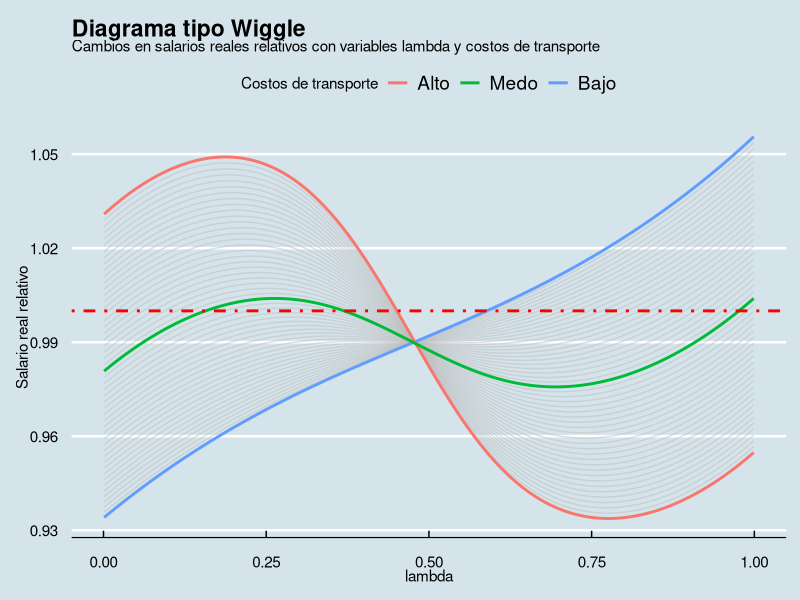
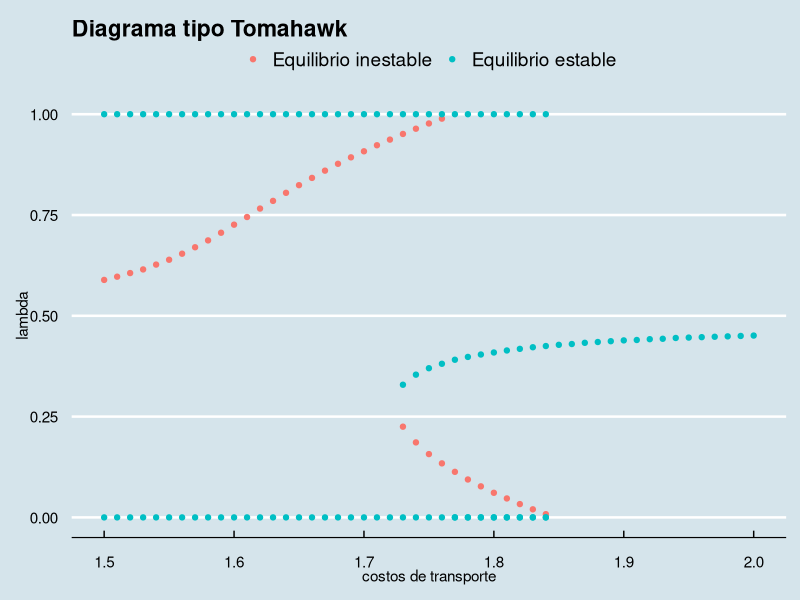

Recreate these plots in R, in order.
#Modelo de la NGE
#Fuente: Thomas de Graaff (4 febrero 2018)
#en: https://thomasdegraaff.nl/post/new-economic-geography-model-with-r/

#librerías
###############################################################

library(nleqslv)  # para resolver el sistema de ecuaciones no lineales
library(ggplot2)  # para gráficos estructurados
library(ggthemes) # tema de economía
library(dplyr)    # para análisis de datos
library(cowplot)  # para combinar gráficos


# Parámetros
################################################################

L       <- 2.0  # Total fuerza de trabajo
phi1    <- 0.48 # fracción de trabajadores que están región 1 y producen alimentos
gam     <- 0.3  # fracción de trabajadores de la industria manufacturera
eps     <- 5.0  # elasticidad de la demanda
rho     <- 0.8  # parámetro de sustitución de la variedad de productos manufacturados
bet     <- 0.8  # costos variables
alp     <- 0.08 # costos fijos
delta   <- 0.4  # presupuesto compartido de fabricación


# Iteraciones del costo de transporte y parámetro lambda
################################################################

iter_l <- 999
step_l <- 0.001
start_l <- 0.001

iter_t <- 51
start_t <- 1.5
step_t <- 0.01


# Función óptima
################################################################

equilibrium <- function(x){
  
  Y1 <- x[1]
  Y2 <- x[2]
  W1 <- x[3]
  W2 <- x[4]
  I1 <- x[5]
  I2 <- x[6]
  
  y <- rep(NA, length(x))
  
  y[1] <- Y1-phi1*(1-gam)*L-lam*gam*L*W1
  y[2] <- Y2-(1-phi1)*(1-gam)*L-(1-lam)*gam*L*W2
  y[3] <- W1-rho*bet^(-rho)*(delta/(alp*(eps-1)))^(1/eps)*(Y1*I1^(eps-1)+T^(1-eps)*Y2*I2^(eps-1))^(1/eps)
  y[4] <- W2-rho*bet^(-rho)*(delta/(alp*(eps-1)))^(1/eps)*(T^(1-eps)*Y1*I1^(eps-1)+Y2*I2^(eps-1))^(1/eps)
  y[5] <- I1-(gam*L/(alp*eps))^(1/(1-eps))*(bet/rho)*(lam*W1^(1-eps)+(1-lam)*T^(1-eps)*W2^(1-eps))^(1/(1-eps))
  y[6] <- I2-(gam*L/(alp*eps))^(1/(1-eps))*(bet/rho)*(lam*T^(1-eps)*W1^(1-eps)+(1-lam)*W2^(1-eps))^(1/(1-eps))
  
  return(y)
}



# Creación del vector donde se almacena la salida
# es el marco de datos de equilibrio para encontrar los equilibrios estables e inestables
################################################################

rel       <- vector(length = iter_l*iter_t)
lambda    <- vector(length = iter_l*iter_t)
transport <- vector(length = iter_l*iter_t)
welfare   <- vector(length = iter_l*iter_t)
w_man_h   <- vector(length = iter_l*iter_t)
w_man_f   <- vector(length = iter_l*iter_t)
w_farm_h  <- vector(length = iter_l*iter_t)
w_farm_f  <- vector(length = iter_l*iter_t)

################################################################
# Configurar el bucle doble para la solución óptima utilizando el paquete nleqslv
# El efecto interior es gama, el efecto exterior es sobre los costos de transporte 
################################################################

# Completamente parametrizado
loop_transport <- seq( start_t, start_t + iter_t * step_t - step_t, by = step_t)
loop_gamma <- seq( start_l, start_l + iter_l * step_l - step_l, by = step_l )
equilibria <- data.frame(T = numeric(0), gamma = numeric(0), stable = numeric(0))

# Valores iniciales
start <- c(1,1,1,1,1,1)

iteration <- 0 # mostrador general
for (T in loop_transport){
  iter_eq <- 0 # contador para encontrar los equilibrios de lambda
  lam_vec <- vector(length = iter_l) # inicializar vector lambda 
  t_vec   <- vector(length = iter_l) # inicializar vector transporte 
  rel_vec <- vector(length = iter_l) # inicializar vector con salarios reales relativos
  for (lam in loop_gamma){
    iteration <- iteration + 1
    iter_eq   <-  iter_eq + 1
    opt <- nleqslv(start, equilibrium)
    Y1 <- opt$x[1]
    Y2 <- opt$x[2]
    W1 <- opt$x[3]
    W2 <- opt$x[4]
    I1 <- opt$x[5]
    I2 <- opt$x[6]
    
    # Para el resto de los vectores
    rel[iteration]       <- (W1/I1^delta)/(W2/I2^delta)
    welfare[iteration]   <- Y1/(I1^delta)+Y2/(I2^delta)
    w_man_h[iteration]   <- W1/I1^delta
    w_man_f[iteration]   <- W2/I2^delta
    w_farm_h[iteration]  <- 1/I1^delta
    w_farm_f[iteration]  <- 1/I2^delta
    lambda[iteration]    <- lam
    transport[iteration] <- T
    
    # Necesario para encontrar los equilibrios (un poco redundante pero más legible)
    lam_vec[iter_eq]     <- lam
    t_vec[iter_eq]       <- T
    rel_vec[iter_eq]     <- (W1/I1^delta)/(W2/I2^delta)
  }
  eq <- data.frame(t_vec, lam_vec, rel_vec)
  eq <- eq %>%
    mutate(
      dpos = ifelse( ( (rel_vec - 1) >= 0 & ( lag(rel_vec) - 1)  < 0), 1, 0 ),
      dneg = ifelse( ( (rel_vec - 1) <= 0 & ( lag(rel_vec) - 1)  > 0), 1, 0 )
    )
  stable <- eq %>%
    filter(dneg == 1) %>%
    mutate(stable =1) %>%
    select(-dpos)
  unstable <- eq %>%
    filter(dpos == 1) %>%
    mutate(stable =0) %>%
    select(-dneg)
  if (nrow(stable) > 0 ) {
    equilibria <- rbind(equilibria, data.frame(stable[1], stable[2], stable[5]))
  }
  if (nrow(unstable) > 0) {
    equilibria <- rbind(equilibria, data.frame(unstable[1], unstable[2], unstable[5]))
  }
  if (nrow(unstable) == 1){
    equilibria <- rbind(equilibria, c(unstable[1,1], 0, 1))
    equilibria <- rbind(equilibria, c(unstable[1,1], 1, 1))
  }
  if ( (nrow(unstable) == 1) & (nrow(stable) == 1) ) {
    if (stable$lam_vec[1] > unstable$lam_vec[1] ){
      equilibria <- rbind(equilibria, c(unstable[1,1], 0, 1))
    }
    if (stable$lam_vec[1] < unstable$lam_vec[1] ){
      equilibria <- rbind(equilibria, c(unstable[1,1], 1, 1))
    }
  }
  if ((nrow(unstable) + nrow(stable)) == 3) {
    equilibria <- rbind(equilibria, c(unstable[1,1], 1, 1))
    equilibria <- rbind(equilibria, c(unstable[1,1], 0, 1))
  }
}

################################################################
# Crear el dataframe llamado neg_data
################################################################

neg_data <- data.frame(transport, lambda, rel, welfare,
                       w_man_h, w_man_f, w_farm_h, w_farm_f)

################################################################
# Crear gráficas
################################################################

#Indicar qué líneas deben resaltarse
top_line <- neg_data[neg_data$transport == "1.5", ]
bottom_line <- neg_data[neg_data$transport == "2", ]
mid_line <- neg_data[neg_data$transport == "1.75", ]


ggplot(neg_data) + aes(lambda, rel, group = transport) + geom_line(size = 0.5, colour="grey", alpha = 0.5) +
  geom_line(data = top_line, aes(x = lambda, y = rel, group = transport, colour = "steelblue"), size = 1) +
  geom_line(data = bottom_line, aes(x = lambda, y = rel, group = transport, colour = "black"), size = 1) +
  geom_line(data = mid_line, aes(x = lambda, y = rel, group = transport, colour = "red"), size = 1) +
  scale_colour_discrete(name = "Costos de transporte", labels = c("Alto", "Medo", "Bajo")) +
  geom_hline(yintercept = 1, size = 1, colour = "red", linetype = 4) +
  theme_economist() +
  labs(title ="Diagrama tipo Wiggle", y = "Salario real relativo",
       subtitle = "Cambios en salarios reales relativos con variables lambda y costos de transporte")


ggplot(equilibria) + aes(t_vec, lam_vec) +
  geom_point(aes(colour = factor(stable))) +
  theme_economist() +
  theme(legend.title=element_blank()) +
  scale_colour_discrete(breaks = c("0", "1"), labels=c("Equilibrio inestable", "Equilibrio estable")) +
  labs(title ="Diagrama tipo Tomahawk", y = "lambda", x = "costos de transporte")
